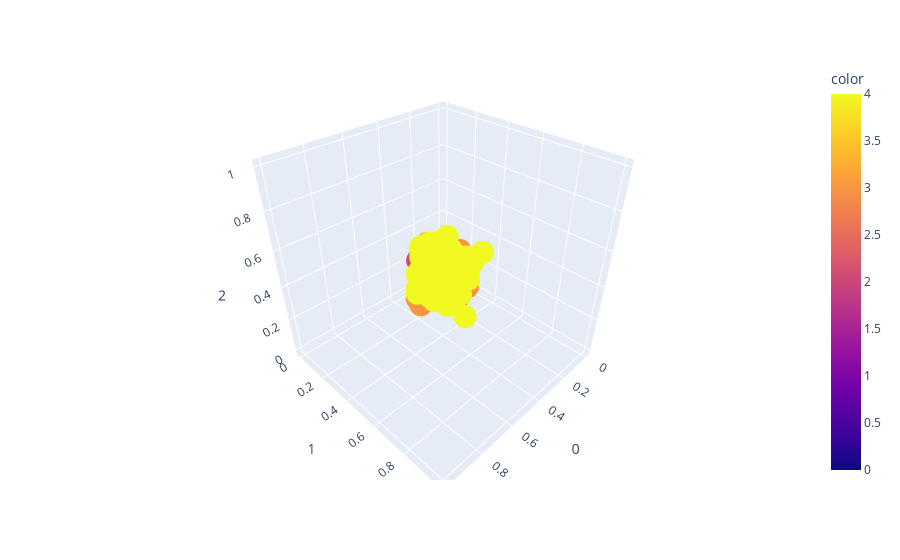

Notebook cell for this chart:
### Code cell
fig = px.scatter_3d(observations, x=0, y=1, z=2, color=labels.reshape(1500,))
fig.show()

### Figure 1 — Plotly figure (JSON) as saved in the notebook; plotly's stock layout.template omitted (floating-point values rounded to 4 significant figures; data arrays with more than 128 entries replaced by an {"elided": "..."} marker saying what was removed)
{"data": [{"hovertemplate": "0=%{x}<br>1=%{y}<br>2=%{z}<br>color=%{marker.color}<extra></extra>", "legendgroup": "", "marker": {"color": {"elided": "1500 int values"}, "coloraxis": "coloraxis", "symbol": "circle"}, "mode": "markers", "name": "", "scene": "scene", "showlegend": false, "type": "scatter3d", "x": {"elided": "1500 float values"}, "y": {"elided": "1500 float values"}, "z": {"elided": "1500 float values"}}], "layout": {"coloraxis": {"colorbar": {"title": {"text": "color"}}, "colorscale": [[0, "#0d0887"], [0.1111, "#46039f"], [0.2222, "#7201a8"], [0.3333, "#9c179e"], [0.4444, "#bd3786"], [0.5556, "#d8576b"], [0.6667, "#ed7953"], [0.7778, "#fb9f3a"], [0.8889, "#fdca26"], [1, "#f0f921"]]}, "legend": {"tracegroupgap": 0}, "margin": {"t": 60}, "scene": {"domain": {"x": [0, 1], "y": [0, 1]}, "xaxis": {"title": {"text": "0"}}, "yaxis": {"title": {"text": "1"}}, "zaxis": {"title": {"text": "2"}}}}}
